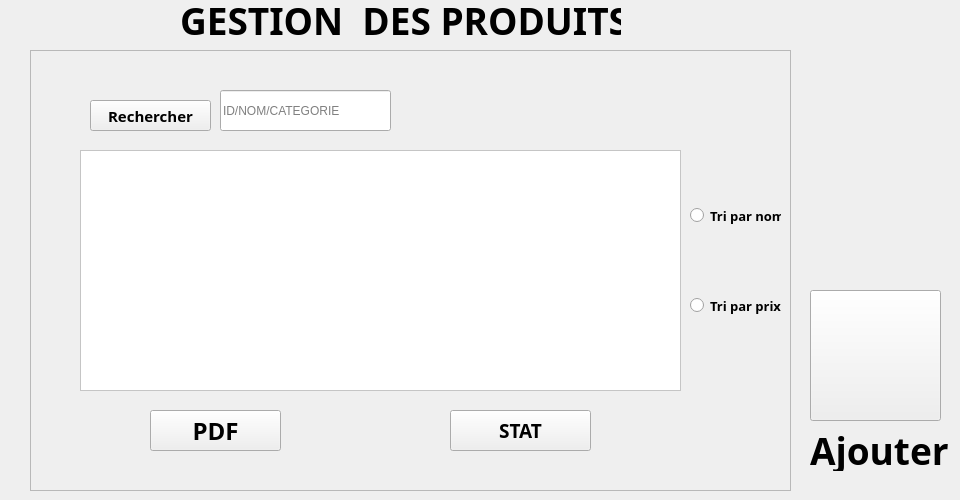
      <widget class="QWidget" name="tab_6">
       <attribute name="title">
        <string>Afficher produit</string>
       </attribute>
       <widget class="QFrame" name="frame_4">
        <property name="geometry">
         <rect>
          <x>30</x>
          <y>50</y>
          <width>761</width>
          <height>441</height>
         </rect>
        </property>
        <property name="styleSheet">
         <string notr="true"/>
        </property>
        <property name="frameShape">
         <enum>QFrame::StyledPanel</enum>
        </property>
        <property name="frameShadow">
         <enum>QFrame::Raised</enum>
        </property>
        <widget class="QTableView" name="tableView_2">
         <property name="geometry">
          <rect>
           <x>50</x>
           <y>100</y>
           <width>601</width>
           <height>241</height>
          </rect>
         </property>
         <property name="styleSheet">
          <string notr="true">background-color: rgb(255, 255, 255);
font: 75 9pt &quot;Arial&quot;;</string>
         </property>
         <property name="selectionMode">
          <enum>QAbstractItemView::SingleSelection</enum>
         </property>
         <property name="selectionBehavior">
          <enum>QAbstractItemView::SelectRows</enum>
         </property>
        </widget>
        <widget class="QPushButton" name="pushButton_recherche_2">
         <property name="geometry">
          <rect>
           <x>60</x>
           <y>50</y>
           <width>121</width>
           <height>31</height>
          </rect>
         </property>
         <property name="font">
          <font>
           <family>Trebuchet MS</family>
           <pointsize>11</pointsize>
           <weight>75</weight>
           <bold>true</bold>
          </font>
         </property>
         <property name="text">
          <string>Rechercher</string>
         </property>
         <property name="icon">
          <iconset resource="Resources.qrc">
           <normaloff>:/images/recherhche.png</normaloff>:/images/recherhche.png</iconset>
         </property>
         <property name="iconSize">
          <size>
           <width>30</width>
           <height>30</height>
          </size>
         </property>
        </widget>
        <widget class="QLineEdit" name="lineEdit_rechercher_2">
         <property name="geometry">
          <rect>
           <x>190</x>
           <y>40</y>
           <width>171</width>
           <height>41</height>
          </rect>
         </property>
         <property name="styleSheet">
          <string notr="true"/>
         </property>
         <property name="placeholderText">
          <string>ID/NOM/CATEGORIE</string>
         </property>
        </widget>
        <widget class="QRadioButton" name="radioButton_4">
         <property name="geometry">
          <rect>
           <x>660</x>
           <y>150</y>
           <width>91</width>
           <height>31</height>
          </rect>
         </property>
         <property name="font">
          <font>
           <family>Century Gothic</family>
           <pointsize>10</pointsize>
           <weight>75</weight>
           <bold>true</bold>
          </font>
         </property>
         <property name="styleSheet">
          <string notr="true"/>
         </property>
         <property name="text">
          <string>Tri par nom</string>
         </property>
        </widget>
        <widget class="QRadioButton" name="radioButton_5">
         <property name="geometry">
          <rect>
           <x>660</x>
           <y>240</y>
           <width>91</width>
           <height>31</height>
          </rect>
         </property>
         <property name="font">
          <font>
           <family>Century Gothic</family>
           <pointsize>10</pointsize>
           <weight>75</weight>
           <bold>true</bold>
          </font>
         </property>
         <property name="styleSheet">
          <string notr="true"/>
         </property>
         <property name="text">
          <string>Tri par prix</string>
         </property>
        </widget>
        <widget class="QPushButton" name="pushButton_2">
         <property name="geometry">
          <rect>
           <x>120</x>
           <y>360</y>
           <width>131</width>
           <height>41</height>
          </rect>
         </property>
         <property name="font">
          <font>
           <family>Trebuchet MS</family>
           <pointsize>18</pointsize>
           <weight>75</weight>
           <bold>true</bold>
          </font>
         </property>
         <property name="styleSheet">
          <string notr="true"/>
         </property>
         <property name="text">
          <string>PDF</string>
         </property>
         <property name="icon">
          <iconset resource="Resources.qrc">
           <normaloff>:/images/pdf.png</normaloff>:/images/pdf.png</iconset>
         </property>
         <property name="iconSize">
          <size>
           <width>25</width>
           <height>25</height>
          </size>
         </property>
        </widget>
        <widget class="QPushButton" name="pushButton_3">
         <property name="geometry">
          <rect>
           <x>420</x>
           <y>360</y>
           <width>141</width>
           <height>41</height>
          </rect>
         </property>
         <property name="font">
          <font>
           <family>Trebuchet MS</family>
           <pointsize>14</pointsize>
           <weight>75</weight>
           <bold>true</bold>
          </font>
         </property>
         <property name="text">
          <string>STAT</string>
         </property>
         <property name="icon">
          <iconset resource="Resources.qrc">
           <normaloff>:/images/statistique.png</normaloff>:/images/statistique.png</iconset>
         </property>
        </widget>
       </widget>
       <widget class="QLabel" name="label_4">
        <property name="geometry">
         <rect>
          <x>180</x>
          <y>0</y>
          <width>441</width>
          <height>41</height>
         </rect>
        </property>
        <property name="font">
         <font>
          <family>Trebuchet MS</family>
          <pointsize>28</pointsize>
          <weight>75</weight>
          <bold>true</bold>
         </font>
        </property>
        <property name="text">
         <string>GESTION  DES PRODUITS</string>
        </property>
       </widget>
       <widget class="QPushButton" name="pushButton_produit">
        <property name="geometry">
         <rect>
          <x>810</x>
          <y>290</y>
          <width>131</width>
          <height>131</height>
         </rect>
        </property>
        <property name="styleSheet">
         <string notr="true">background-image: url(:/images/addproduct.png);</string>
        </property>
        <property name="text">
         <string/>
        </property>
       </widget>
       <widget class="QLabel" name="label_11">
        <property name="geometry">
         <rect>
          <x>810</x>
          <y>430</y>
          <width>141</width>
          <height>41</height>
         </rect>
        </property>
        <property name="font">
         <font>
          <family>Trebuchet MS</family>
          <pointsize>28</pointsize>
          <weight>75</weight>
          <bold>true</bold>
         </font>
        </property>
        <property name="text">
         <string>Ajouter</string>
        </property>
       </widget>
      </widget>
